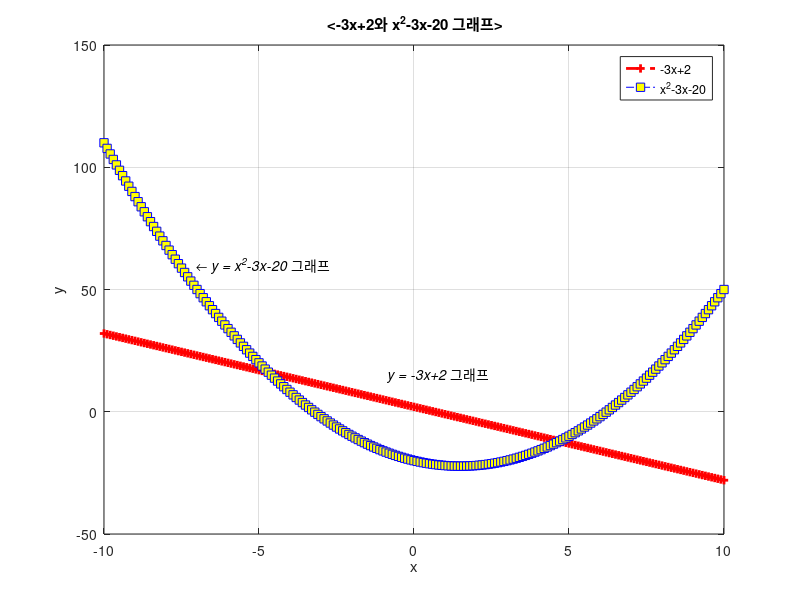

This figure's MATLAB source:
clc; clear;

x = -10:0.1:10;
y1=-3*x+2; y2=x.^2-3*x-20;

plot(x, y1, '--r+', 'LineWidth', 2);
hold on
plot(x, y2, '-.bs', 'MarkerFaceColor', 'y');
hold off

title('\bf\fontsize{15} <-3x+2와 x^2-3x-20 그래프>');
xlabel('x'); ylabel('y');
text(-1, 15, '\it y = -3x+2 그래프');
text(-7, 60, '\leftarrow\it y = x^2-3x-20 그래프');
legend('-3x+2', 'x^2-3x-20');
grid on;
